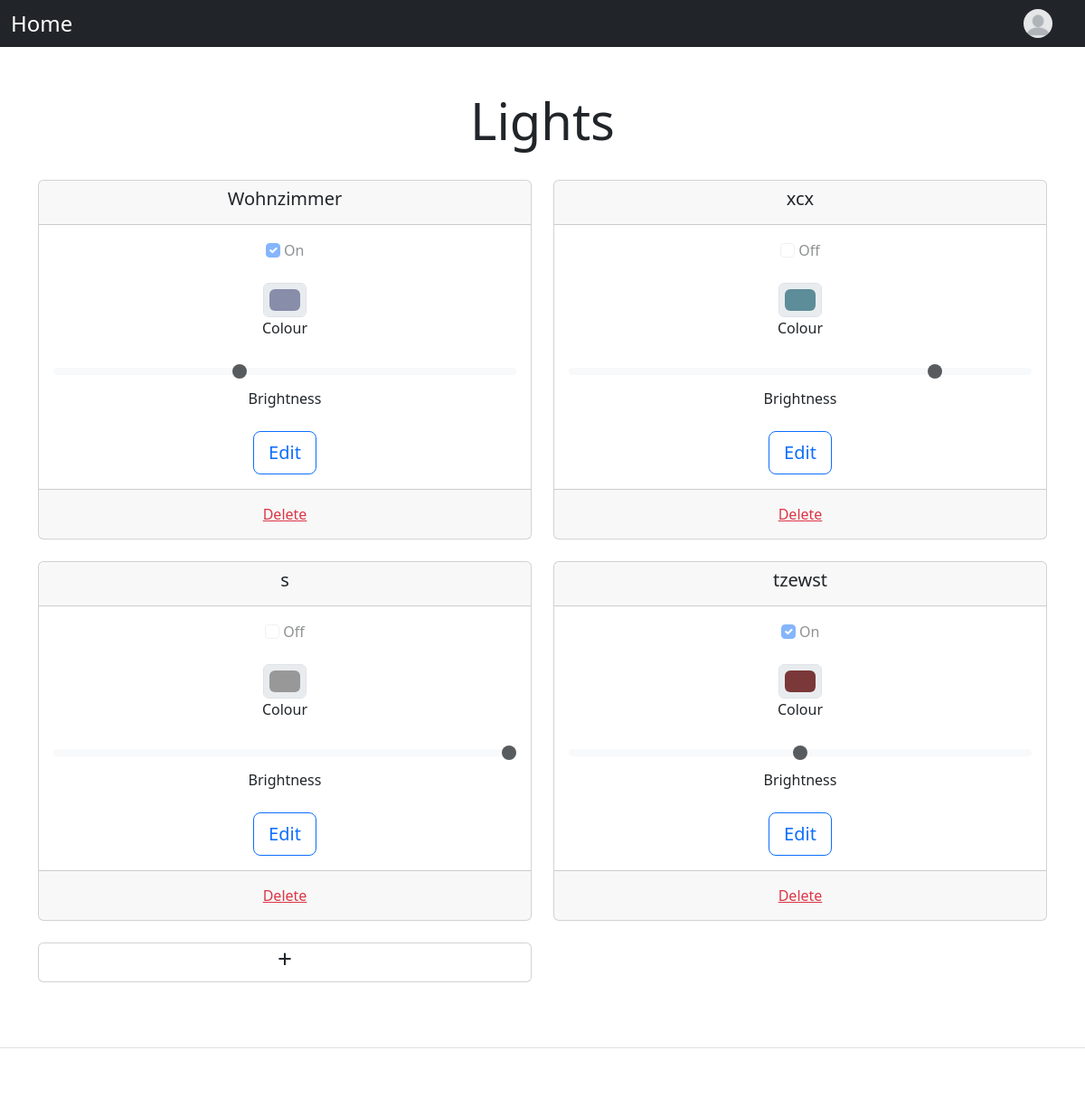
Page / (signed in) on the earlier database version.
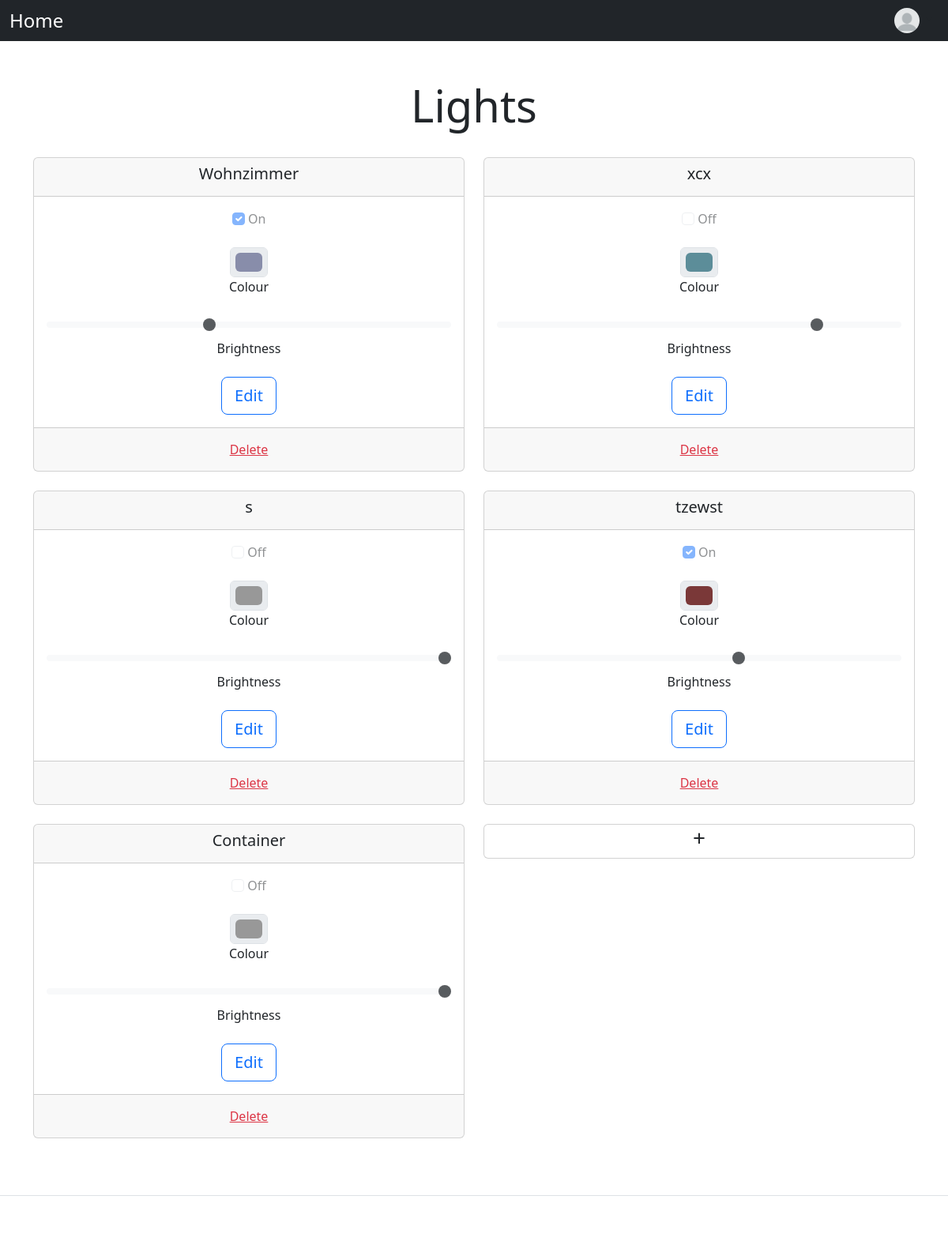
Same page on the later database version.
### lights/models.py (models this page shows)
class Light(models.Model):
    name = models.CharField(max_length=200)
    status = models.BooleanField(default=False)
    colour = models.CharField(max_length=200, default="#989898")
    brightness = models.IntegerField(default=100)

### lights/views.py (the view)
# urls.py: path('', views.index, name='index'),
@login_required
@user_passes_test(active_check)
def index(request):
    if request.method == "POST":
        form = AddForm(request.POST)
        if form.is_valid():
            light = form.save(commit=False)
            light.save()
        return redirect("index")
    else:
        light_list = Light.objects.all()
        context = {"latest_light_list": light_list}
        return render(request, "lights/index.html", context)

### lights/views.py (called while the page is built)
def active_check(user):
    account = Account.objects.get(user=user)
    return account.active

### lights/templates/lights/index.html (shortened to what this page needs)
{% include "header.html" %}
<div class="px-3 py-3 pt-md-5 pb-md-4 mx-auto text-center">
    <h1 class="display-4">Lights</h1>
</div>
<div class="container text-center">
    <div class="row row-cols-2 gx-4 d-flex align-items-stretch">
        {% for light in latest_light_list %}
            <div class="col">
                <div class="card mb-4">
                    <div class="card-header">
                        <h5 class="card-title">{{ light.name }}</h5>
                    </div>
                    <div class="card-body">
                        <div class="mb-4">
                            <input class="form-check-input" type="checkbox" role="switch" id="status_{{ forloop.counter }}"
                                   disabled {% if light.status %} checked{% endif %}>
                            <label class="form-check-label" for="status_{{ forloop.counter }}">{% if light.status %} On {% else %}
                                Off {% endif %}</label>
                        </div>
                        <div class="mb-4">
                            <input type="color" class="form-control form-control-color mx-auto" id="colour_{{ forloop.counter }}"
                                   value="{{ light.colour }}" disabled>
                            <label class="form-check-label" for="colour_{{ forloop.counter }}">Colour</label>
                        </div>
                        <div class="mb-4">
                            <input type="range" class="form-range" min="0" max="100" step="10" id="brightness_{{ forloop.counter }}"
                                   value="{{ light.brightness }}" disabled>
                            <label class="form-check-label" for="brightness_{{ forloop.counter }}">Brightness</label>
                        </div>
                        <a href="{% url 'detailLight' light.id %}" class="btn btn-outline-primary btn-lg btn-block">Edit</a>
                    </div>
                    <div class="card-footer text-muted">
                        <form action="{% url 'deleteLight' light.id %}" method="post">
                            <button type="submit" class="btn mx-auto link-danger btn-link">Delete</button>
                        </form>
                    </div>
                </div>
            </div>
        {% endfor %}
        <div class="col">
            <div class="card mb-4">
                <a href="{% url 'addLight' %}" class="my-auto stretched-link nav-link text-dark"><h3>+</h3></a>
            </div>
        </div>
    </div>
</div>
{% include "footer.html" %}

Differences in the rows shown:
changed Light "tzewst": brightness "50" → "60"
added Light: name "Container", shows "Off", colour "#989898", brightness "100"
